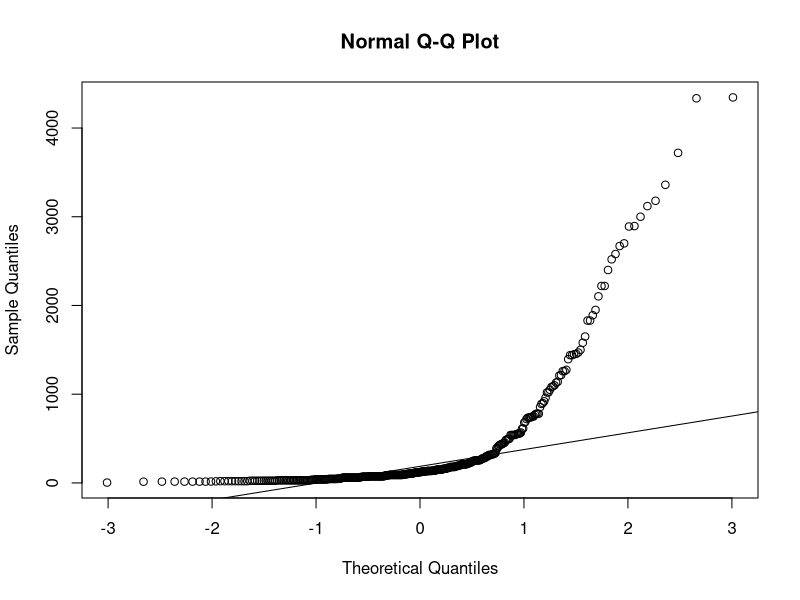
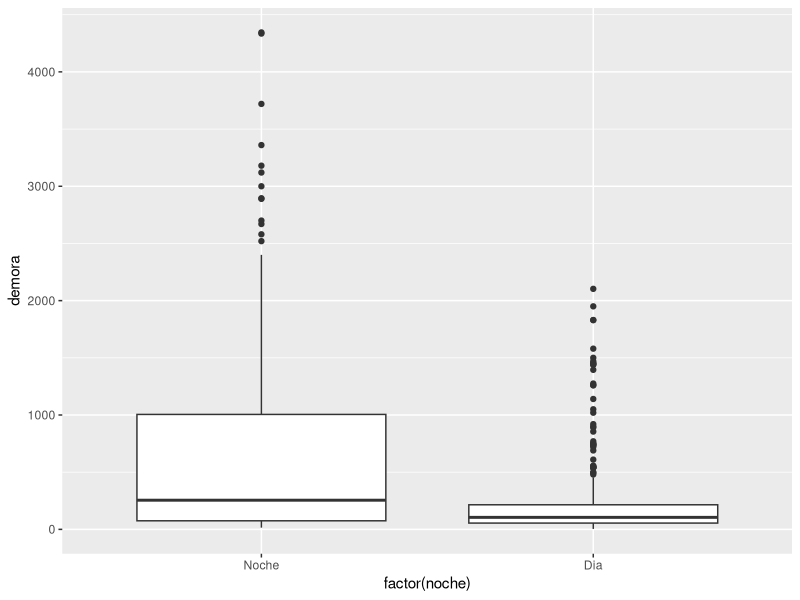

Write R code to recreate these figures, in order.
## ---- chunk 1
knitr::opts_chunk$set(echo = TRUE)
## ---- chunk 2
dat <- read.csv("datasets/demora.csv")
dat$noche <- factor(dat$noche, 0:1, c("Dia", "Noche"))
dat$noche <- relevel(dat$noche,ref = "Noche")
## ---- chunk 3
qqnorm(dat$demora)
qqline(dat$demora)

shapiro.test(dat$demora)
## ---- chunk 4
library(ggplot2)
ggplot(dat,aes(x=factor(noche), y=demora))+
geom_boxplot()
t.test (dat$demora ~ dat$noche)
wilcox.test(dat$demora ~ dat$noche)
## ---- chunk 5
prop.test(table(dat$noche),p = .2)
## ---- chunk 6
gmodels::CrossTable(dat$dolor, dat$noche, prop.c = F,prop.r = F,chisq = F,prop.chisq = F)
## ---- chunk 7
chisq.test(table(dat$dolor, dat$noche))
